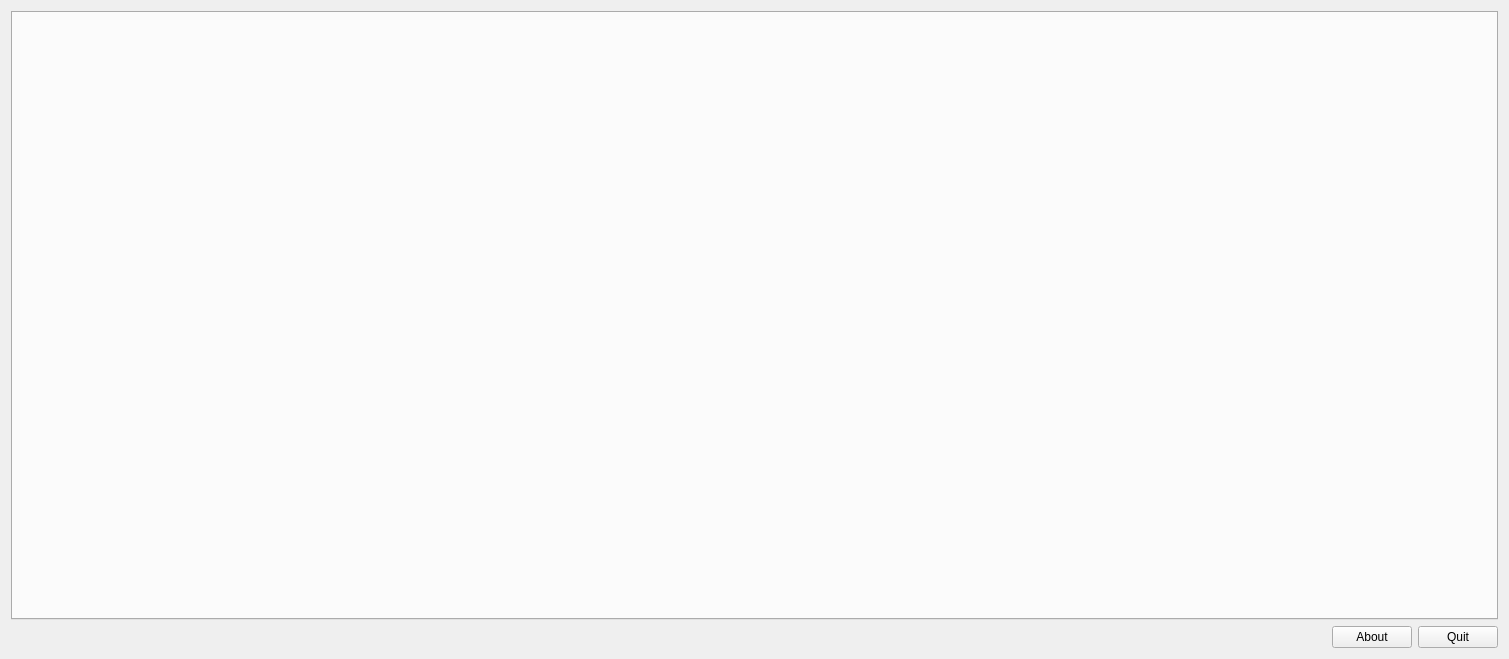
<?xml version="1.0" encoding="UTF-8"?>
<ui version="4.0">
 <class>MainWindow</class>
 <widget class="QWidget" name="MainWindow">
  <property name="geometry">
   <rect>
    <x>0</x>
    <y>0</y>
    <width>1509</width>
    <height>659</height>
   </rect>
  </property>
  <property name="windowTitle">
   <string>Profile Extractor</string>
  </property>
  <layout class="QVBoxLayout" name="verticalLayout">
   <item>
    <widget class="QTabWidget" name="tabWidget">
     <property name="currentIndex">
      <number>-1</number>
     </property>
    </widget>
   </item>
   <item>
    <layout class="QHBoxLayout" name="horizontalLayout">
     <item>
      <spacer name="horizontalSpacer">
       <property name="orientation">
        <enum>Qt::Horizontal</enum>
       </property>
       <property name="sizeHint" stdset="0">
        <size>
         <width>40</width>
         <height>20</height>
        </size>
       </property>
      </spacer>
     </item>
     <item>
      <widget class="QPushButton" name="aboutButton">
       <property name="text">
        <string>About</string>
       </property>
      </widget>
     </item>
     <item>
      <widget class="QPushButton" name="quitButton">
       <property name="text">
        <string>Quit</string>
       </property>
      </widget>
     </item>
    </layout>
   </item>
  </layout>
 </widget>
 <resources/>
 <connections>
  <connection>
   <sender>quitButton</sender>
   <signal>clicked()</signal>
   <receiver>MainWindow</receiver>
   <slot>close()</slot>
   <hints>
    <hint type="sourcelabel">
     <x>1011</x>
     <y>669</y>
    </hint>
    <hint type="destinationlabel">
     <x>1010</x>
     <y>711</y>
    </hint>
   </hints>
  </connection>
 </connections>
</ui>
